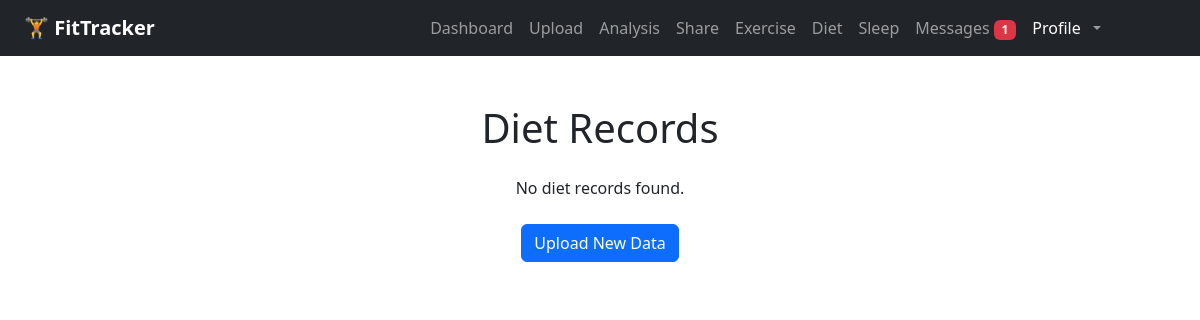
/records/diet (signed in), run on an earlier commit of the app's database.
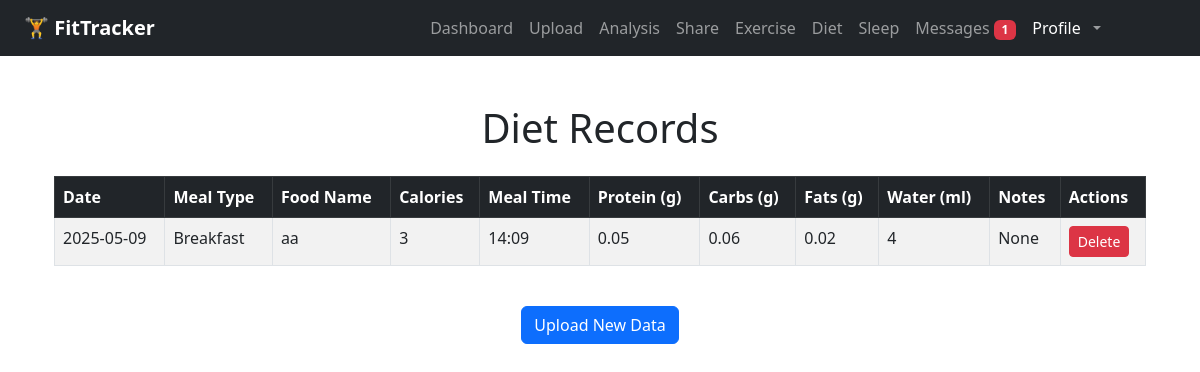
And on a later commit of the database.
### app/models.py (models this page shows)
class DietEntry(db.Model):
    id = db.Column(db.Integer, primary_key=True)
    user_id = db.Column(db.Integer, db.ForeignKey('user.id'))
    meal_type = db.Column(db.String(50))
    food_name = db.Column(db.String(100))
    calories = db.Column(db.Integer)
    meal_time = db.Column(db.String(10))
    protein = db.Column(db.Float)
    carbs = db.Column(db.Float)
    fats = db.Column(db.Float)
    water = db.Column(db.Integer)
    date = db.Column(db.Date)
    notes = db.Column(db.Text)

### app/routes.py (the view)
@main.route("/records/diet")
def diet_records():
    if "user_id" not in session:
        return redirect(url_for("main.login"))
    records = DietEntry.query.filter_by(user_id=session["user_id"]).order_by(DietEntry.date.desc()).all()
    return render_template("diet_records.html", records=records)

### app/__init__.py (called while the page is built)
def create_app(config_class=None):
    app = Flask(__name__)
    if config_class:
        app.config.from_object(config_class)
    else:
        app.config['SECRET_KEY'] = "super-secret-key"
        app.config['SQLALCHEMY_DATABASE_URI'] = 'sqlite:///tracker.db'
        app.config['SQLALCHEMY_TRACK_MODIFICATIONS'] = False
    db.init_app(app)
    migrate.init_app(app, db)  # Bind migrate after app is created
    print("current database config is：", app.config['SQLALCHEMY_DATABASE_URI'])
    from . import models
    @app.context_processor
    def inject_message_model():
        return dict(Message=models.Message)
    from .routes import main
    app.register_blueprint(main)
    return app

### app/templates/diet_records.html (shortened to what this page needs)
{% extends "base.html" %}
{% block content %}
<div class="container mt-5">
    <h1 class="text-center mb-4">Diet Records</h1>
    {% if records %}
        <div class="table-responsive">
            <table class="table table-striped table-bordered">
                <thead class="table-dark">
                    <tr>
                        <th>Date</th>
                        <th>Meal Type</th>
                        <th>Food Name</th>
                        <th>Calories</th>
                        <th>Meal Time</th>
                        <th>Protein (g)</th>
                        <th>Carbs (g)</th>
                        <th>Fats (g)</th>
                        <th>Water (ml)</th>
                        <th>Notes</th>
                        <th>Actions</th>
                    </tr>
                </thead>
                <tbody>
                    {% for entry in records %}
                    <tr>
                        <td>{{ entry.date }}</td>
                        <td>{{ entry.meal_type }}</td>
                        <td>{{ entry.food_name }}</td>
                        <td>{{ entry.calories }}</td>
                        <td>{{ entry.meal_time }}</td>
                        <td>{{ entry.protein }}</td>
                        <td>{{ entry.carbs }}</td>
                        <td>{{ entry.fats }}</td>
                        <td>{{ entry.water }}</td>
                        <td>{{ entry.notes }}</td>
                        <td>
                            <form action="{{ url_for('main.delete_diet', entry_id=entry.id) }}" method="POST" style="display:inline;">
                                <button type="submit" class="btn btn-danger btn-sm" onclick="return confirm('Are you sure you want to delete this record?');">Delete</button>
                            </form>
                        </td>
                    </tr>
                    {% endfor %}
                </tbody>
            </table>
        </div>
    {% else %}
        <p class="text-center">No diet records found.</p>
    {% endif %}
    <div class="text-center mt-4">
        <a href="{{ url_for('main.upload') }}" class="btn btn-primary">Upload New Data</a>
    </div>
</div>
{% endblock %}

### app/templates/base.html (shortened to what this page needs)
<!DOCTYPE html>
<html lang="en">
<head>
    <link href="https://cdn.jsdelivr.net/npm/bootstrap@5.3.0/dist/css/bootstrap.min.css" rel="stylesheet">
    <link rel="stylesheet" href="{{ url_for('static', filename='css/base.css') }}">
</head>
<body>
    <nav class="navbar navbar-expand-lg navbar-dark bg-dark px-4">
        <a class="navbar-brand fw-bold" href="{{ url_for('main.index') }}">🏋️ FitTracker</a>
        {% if session.get("user_id") %}
        <div class="collapse navbar-collapse" id="navbarContent">
          <ul class="navbar-nav ms-auto mb-2 mb-lg-0">
            <li class="nav-item">
              <a class="nav-link" href="{{ url_for('main.dashboard') }}">Dashboard</a>
            </li>
            <li class="nav-item">
              <a class="nav-link" href="{{ url_for('main.upload') }}">Upload</a>
            </li>
            <li class="nav-item">
              <a class="nav-link" href="{{ url_for('main.analysis') }}">Analysis</a>
            </li>
            <li class="nav-item">
              <a class="nav-link" href="{{ url_for('main.share') }}">Share</a>
            </li>
            <li class="nav-item">
              <a class="nav-link" href="{{ url_for('main.exercise_records') }}">Exercise</a>
            </li>
            <li class="nav-item">
              <a class="nav-link" href="{{ url_for('main.diet_records') }}">Diet</a>
            </li>
            <li class="nav-item">
              <a class="nav-link" href="{{ url_for('main.sleep_records') }}">Sleep</a>
            </li>
            <li class="nav-item">
              {% set unread_count = Message.query.filter_by(receiver_id=session['user_id'], is_read=False).count() %}
              <a class="nav-link" href="{{ url_for('main.messages') }}">
                Messages
                {% if unread_count > 0 %}
                  <span class="badge bg-danger">{{ unread_count }}</span>
                {% endif %}
              </a>
            </li>
            <li class="nav-item dropdown">
              <a class="nav-link dropdown-toggle d-flex align-items-center gap-2" href="#" id="userDropdown" role="button" data-bs-toggle="dropdown" aria-expanded="false">
                <span class="d-none d-md-inline fw-medium text-white">Profile</span>
              </a>
            </li>
            <li class="nav-item">
              <pre>        </pre>
            </li>
          </ul>
        </div>
        {% endif %}
    </nav>
    <div class="container mt-4">
        {% block content %}{% endblock %}
    </div>
</body>
</html>

What changed in the data, as far as the page shows it:
added DietEntry: date "2025-05-09", meal_type "Breakfast", food_name "aa", calories "3", meal_time "14:09", protein "0.05", carbs "0.06", fats "0.02", water "4", notes "None"
Also different on the page:
text no longer shown: "No diet records found."
text now shown: "Date Meal Type Food Name Calories Meal Time Protein (g) Carbs (g) Fats (g) Water (ml) Notes Actions"
